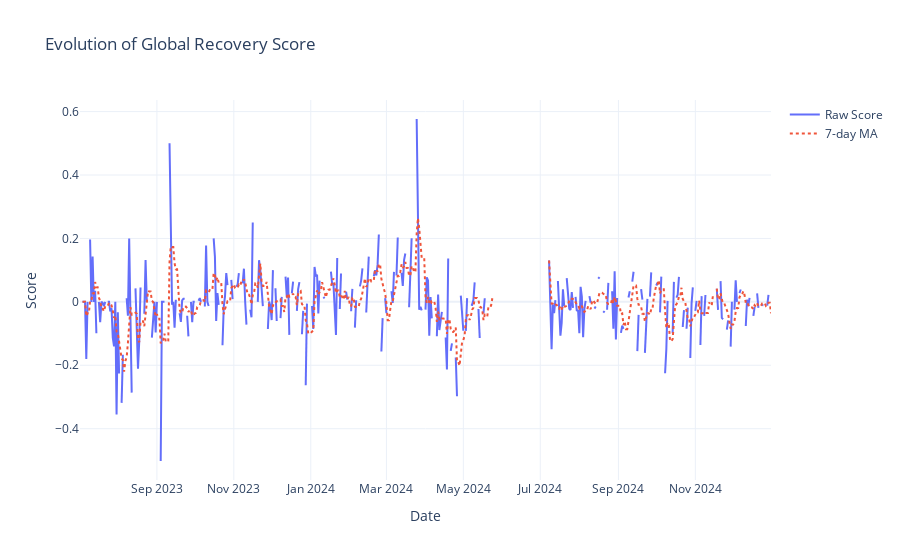

Source (notebook cell):
### Code cell
df_recovery = plot_global_recovery_score(df_recovery, start_date='01/01/2023', end_date='31/12/2024', show_plot=True)

### Figure 1 — Plotly figure (JSON) as saved in the notebook; plotly's stock layout.template omitted (floating-point values rounded to 4 significant figures; data arrays with more than 128 entries replaced by an {"elided": "..."} marker saying what was removed)
{"data": [{"mode": "lines", "name": "Raw Score", "type": "scatter", "x": {"elided": "549 str values"}, "y": {"elided": "549 float values"}}, {"line": {"dash": "dot"}, "mode": "lines", "name": "7-day MA", "type": "scatter", "x": {"elided": "549 str values"}, "y": {"elided": "549 float values"}}], "layout": {"title": {"text": "Evolution of Global Recovery Score"}, "xaxis": {"title": {"text": "Date"}}, "yaxis": {"title": {"text": "Score"}}}}
